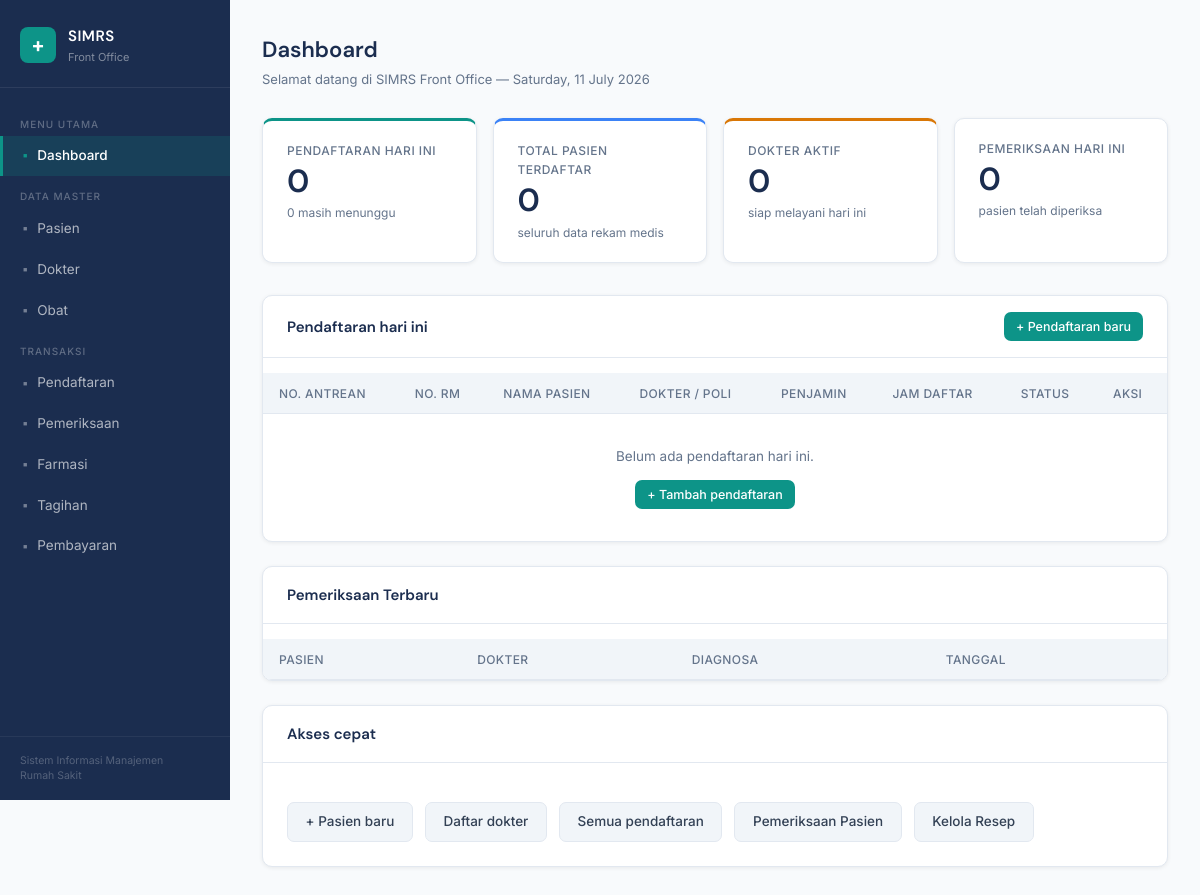
Before: / with the older database file.
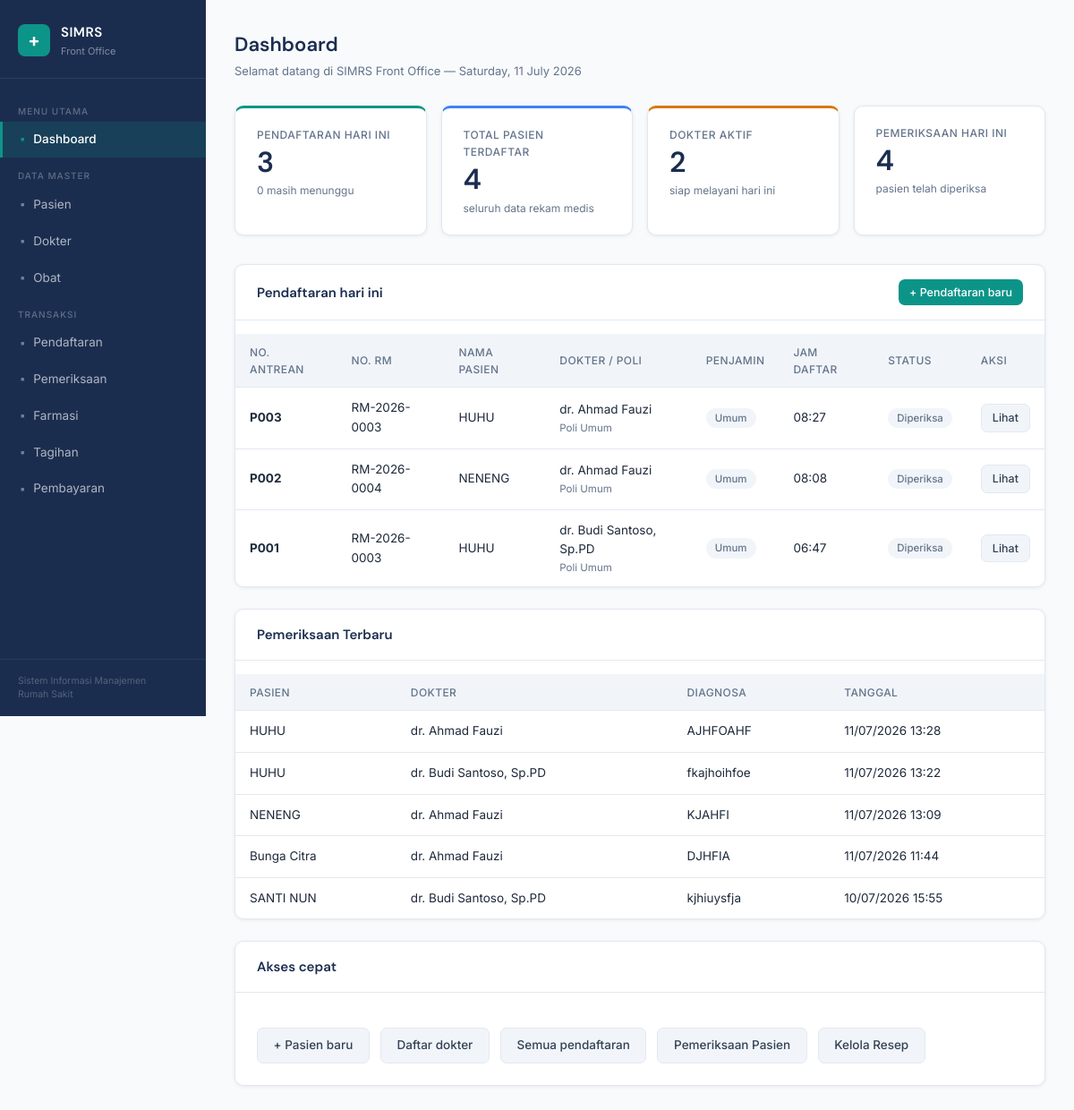
After: the same page with the newer database file.
### tables this page shows
CREATE TABLE `pendaftaran` (
  `id_pendaftaran` int(11) NOT NULL,
  `id_pasien` int(11) NOT NULL,
  `id_dokter` int(11) NOT NULL,
  `tgl_daftar` datetime DEFAULT current_timestamp(),
  `poli` varchar(50) NOT NULL,
  `jenis_kunjungan` enum('Baru','Lama') NOT NULL DEFAULT 'Baru',
  `jenis_penjamin` enum('Umum','BPJS','Asuransi') NOT NULL DEFAULT 'Umum',
  `no_kartu_bpjs` varchar(20) DEFAULT NULL,
  `no_antrean` varchar(20) NOT NULL,
  `status_daftar` enum('MENUNGGU','DIPERIKSA','SELESAI') DEFAULT 'MENUNGGU',
  `created_at` timestamp NOT NULL DEFAULT current_timestamp(),
  `updated_at` timestamp NOT NULL DEFAULT current_timestamp() ON UPDATE current_timestamp()
);

CREATE TABLE `pasien` (
  `id_pasien` int(11) NOT NULL,
  `no_rm` varchar(20) NOT NULL,
  `nik` varchar(16) NOT NULL,
  `nama` varchar(100) NOT NULL,
  `tgl_lahir` date NOT NULL,
  `jenis_kelamin` enum('L','P') NOT NULL,
  `alamat` text DEFAULT NULL,
  `no_hp` varchar(15) DEFAULT NULL,
  `agama` varchar(20) NOT NULL,
  `pekerjaan` varchar(50) NOT NULL,
  `pendidikan` varchar(50) NOT NULL,
  `status_perkawinan` enum('Belum Menikah','Menikah','Cerai Hidup','Cerai Mati') NOT NULL,
  `nama_wali` varchar(100) DEFAULT NULL,
  `hubungan_wali` varchar(50) DEFAULT NULL,
  `no_hp_wali` varchar(15) DEFAULT NULL,
  `created_at` timestamp NOT NULL DEFAULT current_timestamp(),
  `updated_at` timestamp NOT NULL DEFAULT current_timestamp() ON UPDATE current_timestamp()
);

CREATE TABLE `dokter` (
  `id_dokter` int(11) NOT NULL,
  `nama_dokter` varchar(100) NOT NULL,
  `spesialis` varchar(50) NOT NULL,
  `poli` varchar(50) NOT NULL,
  `status_aktif` tinyint(1) NOT NULL DEFAULT 1,
  `no_izin_praktek` varchar(30) DEFAULT NULL,
  `tgl_exp_sip` date DEFAULT NULL,
  `jadwal_hari` varchar(50) DEFAULT NULL,
  `jadwal_jam` varchar(50) DEFAULT NULL,
  `created_at` timestamp NOT NULL DEFAULT current_timestamp(),
  `updated_at` timestamp NOT NULL DEFAULT current_timestamp() ON UPDATE current_timestamp()
);

CREATE TABLE `pemeriksaan` (
  `id_pemeriksaan` int(11) NOT NULL,
  `id_pendaftaran` int(11) NOT NULL,
  `id_dokter` int(11) NOT NULL,
  `keluhan` text DEFAULT NULL,
  `diagnosa` text DEFAULT NULL,
  `icd_10` varchar(10) DEFAULT NULL,
  `rencana_tindakan` text DEFAULT NULL,
  `tgl_pemeriksaan` datetime DEFAULT current_timestamp(),
  `tekanan_darah` varchar(20) DEFAULT NULL,
  `suhu_tubuh` decimal(4,1) DEFAULT NULL,
  `berat_badan` decimal(5,2) DEFAULT NULL,
  `tinggi_badan` decimal(5,2) DEFAULT NULL,
  `created_at` timestamp NOT NULL DEFAULT current_timestamp(),
  `updated_at` timestamp NOT NULL DEFAULT current_timestamp() ON UPDATE current_timestamp()
);

### index.php (the view, shortened to what this page needs)
<?php
require_once 'config/database.php';
$basePath = '';
$totalPasien = mysqli_fetch_row(mysqli_query($conn, "SELECT COUNT(*) FROM pasien"))[0] ?? 0;
$totalDokter = mysqli_fetch_row(mysqli_query($conn, "SELECT COUNT(*) FROM dokter WHERE status_aktif = 1"))[0] ?? 0;
$daftarHariIni = mysqli_fetch_row(mysqli_query($conn, "SELECT COUNT(*) FROM pendaftaran WHERE DATE(tgl_daftar) = CURDATE()"))[0] ?? 0;
$menunggu = mysqli_fetch_row(mysqli_query($conn, "SELECT COUNT(*) FROM pendaftaran WHERE DATE(tgl_daftar) = CURDATE() AND status_daftar = 'MENUNGGU'"))[0] ?? 0;
$totalPemeriksaan = mysqli_fetch_row(
    mysqli_query(
        $conn,
        "SELECT COUNT(*) FROM pemeriksaan
         WHERE DATE(tgl_pemeriksaan)=CURDATE()"
    )
)[0] ?? 0;
$sqlHariIni = "
    SELECT p.no_antrean, ps.nama AS nama_pasien, ps.no_rm,
           d.nama_dokter, p.poli, p.status_daftar, p.tgl_daftar,
           p.jenis_penjamin
    FROM pendaftaran p
    JOIN pasien ps ON ps.id_pasien = p.id_pasien
    JOIN dokter d  ON d.id_dokter  = p.id_dokter
    WHERE DATE(p.tgl_daftar) = CURDATE()
    ORDER BY p.tgl_daftar DESC
    LIMIT 10
";
$hasilHariIni = mysqli_query($conn, $sqlHariIni);
include 'includes/header.php';
include 'includes/sidebar.php';
$sqlPemeriksaan = "
SELECT p.id_pemeriksaan,
       ps.nama AS nama_pasien,
       d.nama_dokter,
       p.diagnosa,
       p.tgl_pemeriksaan
FROM pemeriksaan p
JOIN pendaftaran pd
ON pd.id_pendaftaran = p.id_pendaftaran
JOIN pasien ps
ON ps.id_pasien = pd.id_pasien
JOIN dokter d
ON d.id_dokter = p.id_dokter
ORDER BY p.tgl_pemeriksaan DESC
LIMIT 5
";
$dataPemeriksaan = mysqli_query($conn, $sqlPemeriksaan);
?>
<div class="main-content">
    <div class="page-header">
        <div>
            <h1>Dashboard</h1>
            <p>Selamat datang di SIMRS Front Office &mdash; <?= date('l, d F Y') ?></p>
        </div>
    </div>
    <div class="stat-grid">
        <div class="stat-card accent">
            <div class="stat-label">Pendaftaran hari ini</div>
            <div class="stat-value"><?= $daftarHariIni ?></div>
            <div class="stat-sub"><?= $menunggu ?> masih menunggu</div>
        </div>
        <div class="stat-card info">
            <div class="stat-label">Total pasien terdaftar</div>
            <div class="stat-value"><?= $totalPasien ?></div>
            <div class="stat-sub">seluruh data rekam medis</div>
        </div>
        <div class="stat-card warn">
            <div class="stat-label">Dokter aktif</div>
            <div class="stat-value"><?= $totalDokter ?></div>
            <div class="stat-sub">siap melayani hari ini</div>
        </div>
        <div class="stat-card success">
            <div class="stat-label">Pemeriksaan hari ini</div>
            <div class="stat-value"><?= $totalPemeriksaan ?></div>
            <div class="stat-sub">pasien telah diperiksa</div>
        </div>
    </div>
    <div class="card">
        <div class="card-header">
            <h2>Pendaftaran hari ini</h2>
            <a href="pages/pendaftaran/daftar.php" class="btn btn-primary btn-sm">+ Pendaftaran baru</a>
        </div>
        <div class="table-wrap">
            <table>
                <thead>
                    <tr>
                        <th>No. Antrean</th>
                        <th>No. RM</th>
                        <th>Nama Pasien</th>
                        <th>Dokter / Poli</th>
                        <th>Penjamin</th>
                        <th>Jam Daftar</th>
                        <th>Status</th>
                        <th>Aksi</th>
                    </tr>
                </thead>
                <tbody>
                    <?php if ($hasilHariIni && mysqli_num_rows($hasilHariIni) > 0): ?>
                        <?php while ($row = mysqli_fetch_assoc($hasilHariIni)): ?>
                            <tr>
                                <td><strong><?= htmlspecialchars($row['no_antrean']) ?></strong></td>
                                <td><?= htmlspecialchars($row['no_rm']) ?></td>
                                <td><?= htmlspecialchars($row['nama_pasien']) ?></td>
                                <td>
                                    <?= htmlspecialchars($row['nama_dokter']) ?>
                                    <div style="font-size:11.5px;color:var(--slate)"><?= htmlspecialchars($row['poli']) ?></div>
                                </td>
                                <td>
                                    <?php
                                    $penjamin = $row['jenis_penjamin'] ?? 'Umum';
                                    $badgeClass = match ($penjamin) {
                                        'BPJS' => 'badge-info',
                                        'Asuransi' => 'badge-warning',
                                        default => 'badge-gray',
                                    };
                                    ?>
                                    <span class="badge <?= $badgeClass ?>"><?= htmlspecialchars($penjamin) ?></span>
                                </td>
                                <td><?= date('H:i', strtotime($row['tgl_daftar'])) ?></td>
                                <td>
                                    <?php
                                    $status = $row['status_daftar'];
                                    $statusClass = match ($status) {
                                        'MENUNGGU' => 'badge-warning',
                                        'DIPANGGIL' => 'badge-info',
                                        'SELESAI' => 'badge-success',
                                        'BATAL' => 'badge-danger',
                                        default => 'badge-gray',
                                    };
                                    ?>
                                    <span class="badge <?= $statusClass ?>"><?= ucfirst(strtolower($status)) ?></span>
                                </td>
                                <td>
                                    <a href="pages/pendaftaran/index.php" class="btn btn-secondary btn-sm">Lihat</a>
                                </td>
                            </tr>
                        <?php endwhile; ?>
                    <?php else: ?>
                        <tr>
                            <td colspan="8" style="text-align:center;padding:2rem;color:var(--slate)">
                                Belum ada pendaftaran hari ini.<br>
                                <a href="pages/pendaftaran/daftar.php" class="btn btn-primary btn-sm"
                                    style="margin-top:0.75rem">
                                    + Tambah pendaftaran
                                </a>
                            </td>
                        </tr>
                    <?php endif; ?>
                </tbody>
            </table>
        </div>
    </div>
    <div class="card">
        <div class="card-header">
            <h2>Pemeriksaan Terbaru</h2>
        </div>
        <div class="table-wrap">
            <table>
                <thead>
                    <tr>
                        <th>Pasien</th>
                        <th>Dokter</th>
                        <th>Diagnosa</th>
                        <th>Tanggal</th>
                    </tr>
                </thead>
                <tbody>
                    <?php while ($row = mysqli_fetch_assoc($dataPemeriksaan)): ?>
                        <tr>
                            <td><?= $row['nama_pasien']; ?></td>
                            <td><?= $row['nama_dokter']; ?></td>
                            <td><?= $row['diagnosa']; ?></td>
                            <td><?= date('d/m/Y H:i', strtotime($row['tgl_pemeriksaan'])); ?></td>
                        </tr>
                    <?php endwhile; ?>
                </tbody>
            </table>
        </div>
    </div>
    <div class="card">
        <div class="card-header">
            <h2>Akses cepat</h2>
        </div>
        <div class="card-body" style="display:flex;gap:0.75rem;flex-wrap:wrap">
            <a href="pasien/tambah.php" class="btn btn-secondary">+ Pasien baru</a>
            <a href="dokter/index.php" class="btn btn-secondary">Daftar dokter</a>
            <a href="pendaftaran/index.php" class="btn btn-secondary">Semua pendaftaran</a>
            <a href="pages/pemeriksaan/index.php" class="btn btn-secondary">Pemeriksaan Pasien</a>
            <a href="pages/resep/index.php" class="btn btn-secondary">Kelola Resep</a>
        </div>
    </div>
</div>
<?php include 'includes/footer.php'; ?>

### includes/header.php (shortened to what this page needs)
<!DOCTYPE html>
<html lang="id">
<head>
    <link rel="stylesheet" href="<?= $basePath ?? '' ?>assets/style.css">
</head>
<body>
<div class="layout">

### includes/sidebar.php (shortened to what this page needs)
<?php
$currentPage = $_SERVER['REQUEST_URI'];
function isActive(string $path): string
{
    global $currentPage;
    return str_contains($currentPage, $path) ? 'active' : '';
}
$isDashboard = !str_contains($currentPage, '/dokter/')
    && !str_contains($currentPage, '/pasien/')
    && !str_contains($currentPage, '/pendaftaran/')
    && !str_contains($currentPage, '/obat/')
    && !str_contains($currentPage, '/tagihan/')
    && !str_contains($currentPage, '/pembayaran/')
    && !str_contains($currentPage, '/pemeriksaan/')
    && !str_contains($currentPage, '/resep/');
?>
<aside class="sidebar">
    <div class="sidebar-brand">
        <div class="brand-icon">&#43;</div>
        <div>
            <div class="brand-name">SIMRS</div>
            <div class="brand-sub">Front Office</div>
        </div>
    </div>
    <nav class="sidebar-nav">
        <div class="nav-section-label">Menu Utama</div>
        <a href="<?= $basePath ?? '' ?>index.php" class="nav-item <?= $isDashboard ? 'active' : '' ?>">
            <span class="nav-icon">&#9632;</span>
            Dashboard
        </a>
        <div class="nav-section-label">Data Master</div>
        <a href="<?= $basePath ?? '' ?>pasien/index.php" class="nav-item <?= isActive('/pasien/') ?>">
            <span class="nav-icon">&#9632;</span>
            Pasien
        </a>
        <a href="<?= $basePath ?? '' ?>dokter/index.php" class="nav-item <?= isActive('/dokter/') ?>">
            <span class="nav-icon">&#9632;</span>
            Dokter
        </a>
        <a href="<?= $basePath ?? '' ?>obat/index.php" class="nav-item <?= isActive('/obat/') ?>">
            <span class="nav-icon">&#9632;</span>
            Obat
        </a>
        <div class="nav-section-label">Transaksi</div>
        <a href="<?= $basePath ?? '' ?>pendaftaran/index.php" class="nav-item <?= isActive('/pendaftaran/') ?>">
            <span class="nav-icon">&#9632;</span>
            Pendaftaran
        </a>
        <a href="<?= $basePath ?? '' ?>pemeriksaan/index.php" class="nav-item <?= isActive('/pemeriksaan/') ?>">
            <span class="nav-icon">&#9632;</span>
            Pemeriksaan
        </a>
        <a href="<?= $basePath ?? '' ?>farmasi/index.php" class="nav-item <?= isActive('/farmasi/') ?>">
            <span class="nav-icon">&#9632;</span>
            Farmasi
        </a>
        <a href="<?= $basePath ?? '' ?>tagihan/index.php" class="nav-item <?= isActive('/tagihan/') ?>">
            <span class="nav-icon">&#9632;</span>
            Tagihan
        </a>
        <a href="<?= $basePath ?? '' ?>pembayaran/index.php" class="nav-item <?= isActive('/pembayaran/') ?>">
            <span class="nav-icon">&#9632;</span>
            Pembayaran
        </a>
    </nav>
    <div class="sidebar-footer">
        Sistem Informasi Manajemen<br>
        Rumah Sakit
    </div>
</aside>

### includes/footer.php (shortened to what this page needs)
</div>
</body>
</html>

Changed rows visible on the page:
added pendaftaran: no_antrean "P003", id_pasien.no_rm "RM-2026-0003", id_pasien.nama "HUHU", id_dokter.nama_dokter "dr. Ahmad Fauzi", poli "Poli Umum", jenis_penjamin "Umum", tgl_daftar "08:27", status_daftar "Diperiksa"
added pendaftaran: no_antrean "P002", id_pasien.no_rm "RM-2026-0004", id_pasien.nama "NENENG", id_dokter.nama_dokter "dr. Ahmad Fauzi", poli "Poli Umum", jenis_penjamin "Umum", tgl_daftar "08:08", status_daftar "Diperiksa"
added pendaftaran: no_antrean "P001", id_pasien.no_rm "RM-2026-0003", id_pasien.nama "HUHU", id_dokter.nama_dokter "dr. Budi Santoso, Sp.PD", poli "Poli Umum", jenis_penjamin "Umum", tgl_daftar "06:47", status_daftar "Diperiksa"
added pemeriksaan: pasien.nama "HUHU", id_dokter.nama_dokter "dr. Ahmad Fauzi", diagnosa "AJHFOAHF", tgl_pemeriksaan "11/07/2026 13:28"
added pemeriksaan: pasien.nama "HUHU", id_dokter.nama_dokter "dr. Budi Santoso, Sp.PD", diagnosa "fkajhoihfoe", tgl_pemeriksaan "11/07/2026 13:22"
added pemeriksaan: pasien.nama "NENENG", id_dokter.nama_dokter "dr. Ahmad Fauzi", diagnosa "KJAHFI", tgl_pemeriksaan "11/07/2026 13:09"
added pemeriksaan: pasien.nama "Bunga Citra", id_dokter.nama_dokter "dr. Ahmad Fauzi", diagnosa "DJHFIA", tgl_pemeriksaan "11/07/2026 11:44"
added pemeriksaan: pasien.nama "SANTI NUN", id_dokter.nama_dokter "dr. Budi Santoso, Sp.PD", diagnosa "kjhiuysfja", tgl_pemeriksaan "10/07/2026 15:55"
Other visible differences:
$daftarHariIni: "0" → "3"
$totalPasien: "0" → "4"
$totalDokter: "0" → "2"
$totalPemeriksaan: "0" → "4"
text no longer shown: "Belum ada pendaftaran hari ini. + Tambah pendaftaran"
